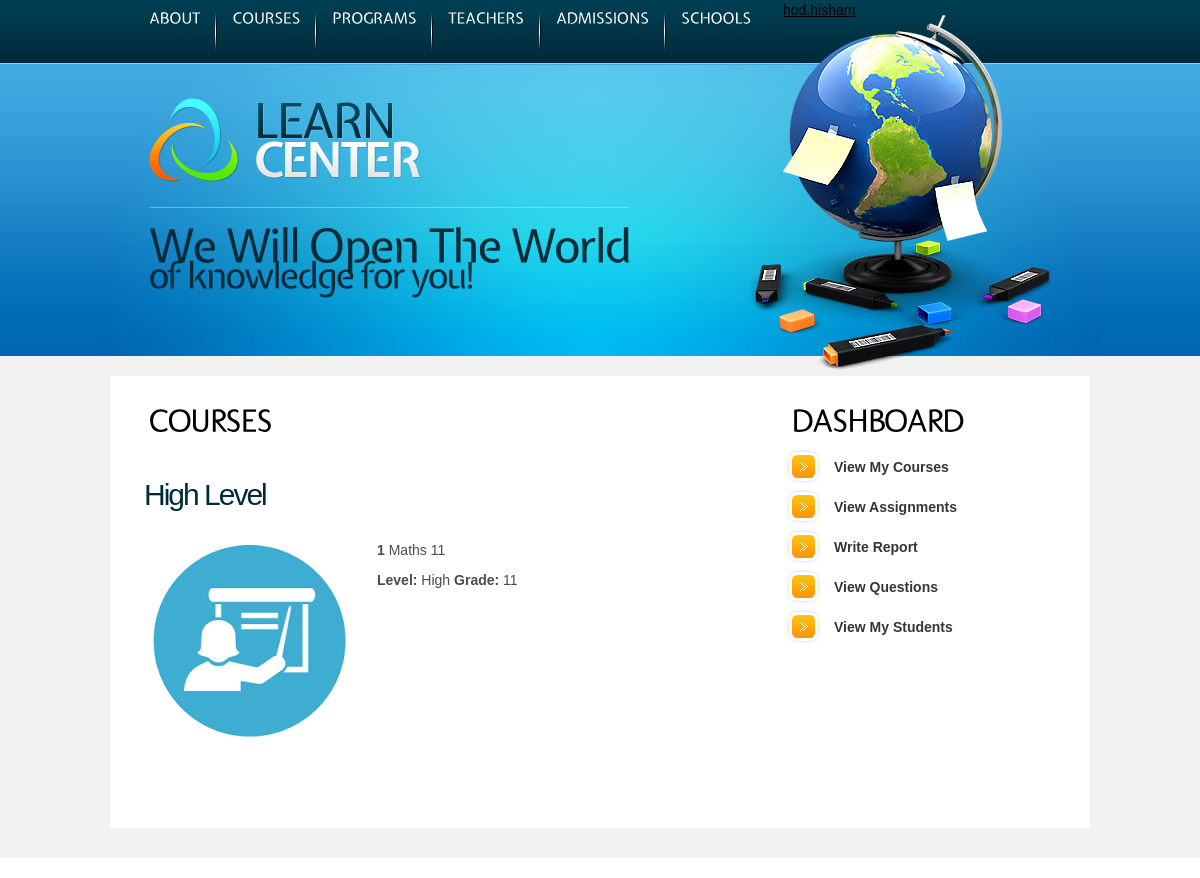
Screenshot of /teacherCourses.php?login=hod.hisham with the database file from the repository.
### tables this page shows
CREATE TABLE Courses
(
    course_code INT AUTO_INCREMENT,
	course_name VARCHAR(20),
	description VARCHAR(50),
	level_name VARCHAR(20),
    grade INT,
    PRIMARY KEY(course_code),
    FOREIGN KEY(level_name) REFERENCES Levels(name),
	CHECK(level_name = 'Elementary' OR level_name = 'Middle' OR level_name = 'High')
);

### teacherCourses.php (the view, shortened to what this page needs)
<?php include 'database.php';
      $username = $_GET['login'];
      $temp = mysqli_query($conn, "select s.id from Employees s where s.username = '$username' ");
      $temp= mysqli_fetch_row($temp);
      $id = $temp[0];
?>
<html lang="en">
<head>
<link rel="stylesheet" href="css/reset.css" type="text/css" media="all">
<link rel="stylesheet" href="css/layout.css" type="text/css" media="all">
<link rel="stylesheet" href="css/style.css" type="text/css" media="all">
</head>
<body id="page3">
<div class="body1">
  <div class="main">
    <header>
      <div class="wrapper">
        <nav>
          <ul id="menu">
            <li><a href="#">About</a></li>
            <li><a href="#">Courses</a></li>
            <li><a href="#">Programs</a></li>
            <li><a href="#">Teachers</a></li>
            <li><a href="#">Admissions</a></li>
            <li class="end"><a href="schools.php">Schools</a></li>
          </ul>
        </nav>
        <?php
                  echo '<ul><a href="teacher.php?login='. $username.'"><li>'.$username.'</a></li></ul>';
        ?>
      </div>
      <div class="wrapper">
        <h1><a href="index.php" id="logo">Learn Center</a></h1>
      </div>
      <div id="slogan"> We Will Open The World<span>of knowledge for you!</span> </div>
    </header>
  </div>
</div>
<div class="body2">
  <div class="main">
    <section id="content">
      <div class="box1">
        <div class="wrapper">
          <article class="col1">
            <div class="pad_left1">
              <h2 class="pad_bot1">Courses</h2>
            </div>
            <?php             $count = '';
            $result = mysqli_query($conn, "call view_Courses_per_Teacher('$id')");
                while($row = mysqli_fetch_row($result)){
                  if($row[3] != $count){
                    $count = $row[3];
                    echo '<div class="wrapper pad_bot2">';
                    echo '<div id="h_font1">'.$row[3].' Level'.'</div><br>';
                  }
                  echo '<div class="wrapper pad_bot2">';
                  echo '<figure class="left marg_right1"><img src="images/course.png" alt=""></figure>';
                  echo '<p class="pad_bot1 pad_top2"><strong>'.$row[0].'</strong>  '.$row[1].'</p>';
                  echo '<strong>Level: </strong>'.$row[3].'    <strong>Grade: </strong> '.$row[4].'<br>';
               }
      ?>
          </article>
          <article class="col2 pad_left2">
            <div class="pad_left1">
              <h2>Dashboard</h2>
            </div>
            <ul class="list1 pad_bot1">
              <li><a href="teacherCourses.php?login=<?php echo $username; ?>">View My Courses</a></li>
              <li><a href="viewAssignments.php?login=<?php echo $username; ?>">View Assignments</a></li>
              <li><a href="writeReport.php?login=<?php echo $username; ?>">Write Report</a></li>
              <li><a href="viewQuestions.php?login=<?php echo $username; ?>">View Questions</a></li>
              <li><a href="viewStudents.php?login=<?php echo $username; ?>">View My Students</a></li>
            </ul>
            </article>
      </div>
    </section>
  </div>
</div>
</body>
</html>

### css/layout.css (style rules this page uses)
.col1, .col2, .col3, .cols { float:left }
.col1 { width:600px }
.col2 { width:270px }

### css/style.css (style rules this page uses)
#h_font1 { font-size:30px; color:#002b3a; line-height:1.2em; margin:10px 0 0 0px; padding-top:18px; letter-spacing:-2px }
article, aside, audio, canvas, command, datalist, details, embed, figcaption, figure, footer, header, hgroup, keygen, meter, nav, output, progress, section, source, video { display:block }
.left { float:left }
.wrapper { width:100%; overflow:hidden }
body { background:url(../images/bg_top2.jpg) top repeat-x #fff; border:0; font:14px Tahoma, Geneva, sans-serif; color:#4c4c4c; line-height:20px; padding-bottom:20px; min-width:980px }
.main { margin:0 auto; width:980px }
.body1 { background:url(../images/bg_top_img2.jpg) top center no-repeat }
.body2 { background:#f2f2f2 }
a { color:#000; text-decoration:underline; outline:none }
h1 { padding:47px 0 0 39px }
h2 { font-size:32px; color:#000; text-transform:uppercase; line-height:1.2em; padding:31px 0 20px 0; letter-spacing:-1px }
p { padding-bottom:20px }
header { height:376px; width:100%; overflow:hidden }
#logo { display:block; background:url(../images/logo.png) no-repeat; width:273px; height:84px; text-indent:-9999px }
#menu { float:left; padding:11px 0 0 39px }
#menu li { float:left; padding-right:17px; background:url(../images/menu_line.jpg) right 0 no-repeat; margin-right:15px }
#menu .end { background:none }
#menu li a { display:block; font-size:15px; color:#fff; line-height:36px; text-transform:uppercase; text-decoration:none; height:40px }
#slogan { background:url(../images/top_line2.gif) 0 0 no-repeat; font-size:46px; color:#002b3a; line-height:1.2em; margin:25px 0 0 39px; padding-top:18px; letter-spacing:-2px }
#slogan span { display:block; font-size:36px; line-height:1.2em; margin-top:-12px }
#content { width:100%; overflow:hidden; padding-bottom:30px }
.pad_left1 { padding-left:5px }
.pad_left2 { padding-left:42px }
.pad_top2 { padding-top:7px }
.pad_bot1 { padding-bottom:10px }
.pad_bot2 { padding-bottom:18px }
.marg_right1 { margin-right:21px }
.box1 { padding:0 34px; background:#fff; padding-bottom:45px }
.list1 { margin-top:-12px }
.list1 li { line-height:40px }
.list1 li a { display:inline-block; background:url(../images/marker_1.gif) 0 2px no-repeat; padding-left:48px; color:#363636; font-weight:bold; text-decoration:none }

### rows the page displays
courses: level_name "High", course_code "1", course_name "Maths 11", grade "11"

### other values shown
$username "hod.hisham"
